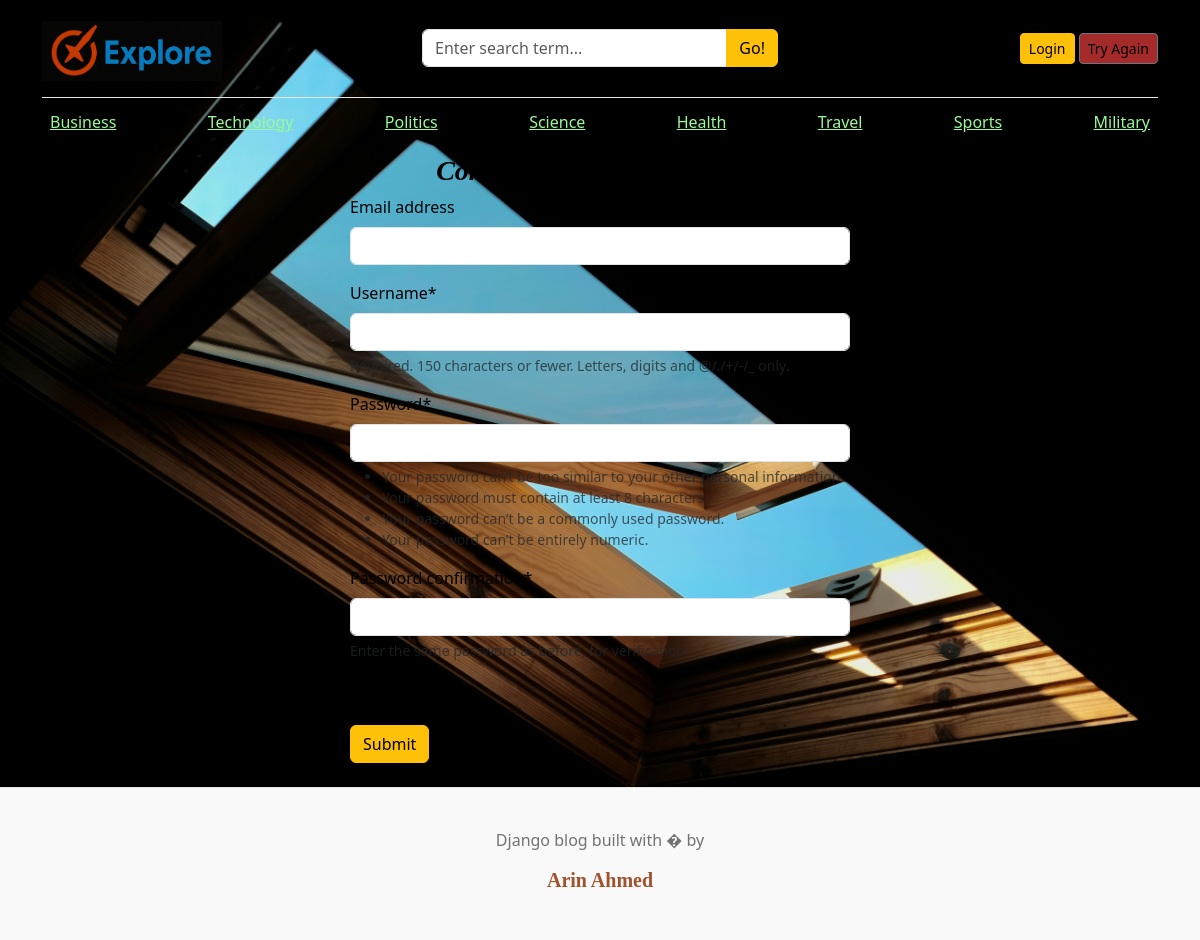
Screenshot of /register/ with the database file from the repository.
### blogs/models.py (models this page shows, shortened)
class Image(models.Model):
    title = models.CharField(max_length=50)
    image_file = models.ImageField(upload_to='images/')  # Saves to `MEDIA_ROOT/images/`
    uploaded_at = models.DateTimeField(auto_now_add=True)

class Category(models.Model):
    category_name = models.CharField(max_length=50,unique=True) # unique = True krle nam ta unique hisbe nibe,jeta second time use kra jbe na
    created_at = models.DateTimeField(auto_now_add=True)
    updated_at = models.DateTimeField(auto_now=True)
    class Meta:
        verbose_name_plural = 'Categories'

### Blog_main/views.py (the view)
# urls.py: path('register/',views.register,name='register'),
def register(rqst):
    if rqst.method == 'POST':
        form = RegistrationForm(rqst.POST)
        if form.is_valid():
            form.save()
            return redirect('register')
    else:
        form = RegistrationForm()
    context = {
        'frm' : form,
    }
    return render(rqst,'register.html',context)

### Blog_main/forms.py
class RegistrationForm(UserCreationForm):
    class Meta:
        model = User
        fields = ('email','username','password1','password2') # password1 is for typing password and password2 for confirm password and it's default in django

### blogs/context_processors.py (called while the page is built)
def get_categories(rqst):
    categories = Category.objects.all()
    return dict(categories = categories) # ekhn autometically categories gula prottekta html page a dhuke jabe

def get_social_links(rqst):
    social_links = SocialLink.objects.all()
    return dict(social_links=social_links)

def image1(rqst):
    logo = Image.objects.get(title="Logo")
    return {'image1':logo}

def image2(rqst):
    WebsiteName = Image.objects.get(title="WebsiteName")
    return {'image2':WebsiteName}

def image3(rqst):
    BackgroundImage = Image.objects.get(title="BackgroundImage")
    return {'image3':BackgroundImage}

### templates/register.html (shortened to what this page needs)
{% extends "base.html" %}
{% block navigation_links %}
    <a class="btn btn-sm btn-warning" id="login" href="{% url 'login' %}">Login</a> &nbsp;
    <a class="btn btn-sm btn-outline-secondary" id="rgstr" href="{% url 'register' %}">Try Again</a>
{% endblock %}
{% block content %}
{% load crispy_forms_tags %}
<h3 class="text-center" style="color:black !important;"><b><i>Complete Your Registration:</i></b></h3>
<form action="{% url 'register' %}" method="POST" style="width: 500px; margin:auto">
    {{frm | crispy}}
    <br><br>
    <button type="submit" class="btn btn-warning">Submit</button> <br><br>
</form>
{% endblock %}

### templates/base.html (shortened to what this page needs)
<!DOCTYPE html>
<html lang="en">
{% load static %}
<head>
    <link rel="stylesheet" href="https://cdnjs.cloudflare.com/ajax/libs/font-awesome/4.7.0/css/font-awesome.min.css">
    <link href="https://cdn.jsdelivr.net/npm/bootstrap@5.3.3/dist/css/bootstrap.min.css" rel="stylesheet">
    <link rel="stylesheet" href="{% static 'css/blog.css' %}">
</head>
<body>
    <div class="container">
      <header class="blog-header py-3">
        <div class="row flex-nowrap justify-content-between align-items-center">
          <div class="col-4 pt-1">
            <a class="blog-header-logo" id="headLine" href="/"><img src="{{image2.image_file.url}}" alt="Explore" style="height: 60px; width:180px"></a>
          </div>
          <div class="col-4">
            <form action="{% url 'search' %}" method="GET">
              <div class="input-group">
                <input class="form-control" type="text" name="keyword" value="{{kywrd}}" placeholder="Enter search term..." autocomplete="off" aria-label="Enter search term..." aria-describedby="button-search" />
                <button type="submit" class="btn btn-warning" id="button-search" type="button">Go!</button>
            </div>
            </form>
          </div>
          <div class="col-4 d-flex justify-content-end align-items-center">
            {% block navigation_links %}{% endblock %}
          </div>
        </div>
      </header>
      <div class="nav-scroller py-1 mb-2">
        <nav class="nav d-flex justify-content-between">
        {% for cat in categories %}
          <a class="p-2" id="cat_nam" href="{% url 'posts_by_category' cat.id %}" style="color:palegreen;">{{cat.category_name}}</a>
        {% endfor %}
        </nav>
      </div>
    {% block content %}
    {% endblock %}
    </div>
    <footer class="blog-footer">
        <p>Django blog built with � by <h5 style="color:sienna !important;"><b>Arin Ahmed</b></h5></p>
    </footer>
</body>
</html>

### static/css/blog.css (style rules this page uses)
.blog-header { border-bottom: 1px solid #e5e5e5; }
.blog-header-logo { font-family: "Playfair Display", Georgia, "Times New Roman", serif; font-size: 2.25rem; }
h1, h2, h3, h4, h5, h6 { font-family: "Playfair Display", Georgia, "Times New Roman", serif; }
.blog-footer { padding: 2.5rem 0; color: #727272; text-align: center; background-color: #f9f9f9; border-top: .05rem solid #e5e5e5; }

### templates/register.html (style rules this page uses)
body { background-color:teal !important; color:black !important; }
#rgstr { background-color: brown !important; color: black !important; }

### rows the page displays
Image: image_file (picture)
Category: category_name "Business"
Category: category_name "Technology"
Category: category_name "Politics"
Category: category_name "Science"
Category: category_name "Health"
Category: category_name "Travel"
Category: category_name "Sports"
Category: category_name "Military"
